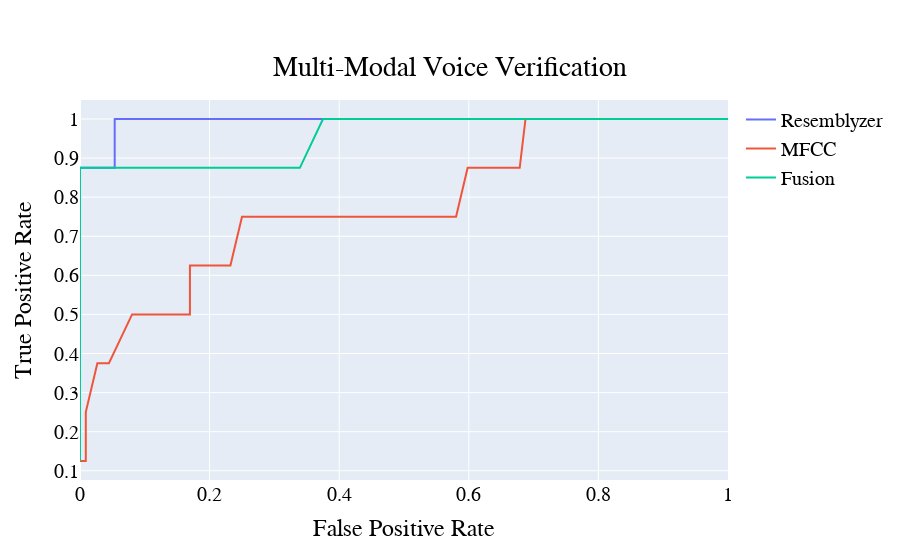

This figure's notebook cell:
### Markdown cell above
# Scores

### Code cell
import plotly
import plotly.graph_objects as go

fig = go.Figure()

fig.add_trace(go.Scatter(
    x = embed_FPR, 
    y = embed_TPR,
    name="Resemblyzer"       # this sets its legend entry
))

fig.add_trace(go.Scatter(
    x = mfcc_FPR, 
    y = mfcc_TPR,
    name="MFCC"
))

fig.add_trace(go.Scatter(
    x = fusion_FPR, 
    y = fusion_TPR,
    name="Fusion"
))

fig.update_layout(
    
    title={
        'text': "Multi-Modal Voice Verification",
        'y':0.9,
        'x':0.5,
        'xanchor': 'center',
        'yanchor': 'top'},

    xaxis_title="False Positive Rate",
    yaxis_title="True Positive Rate",
    
    font=dict(
        family="Arial, monospace",
        size=20,
        color="#000000"
    )
)

fig.show()
